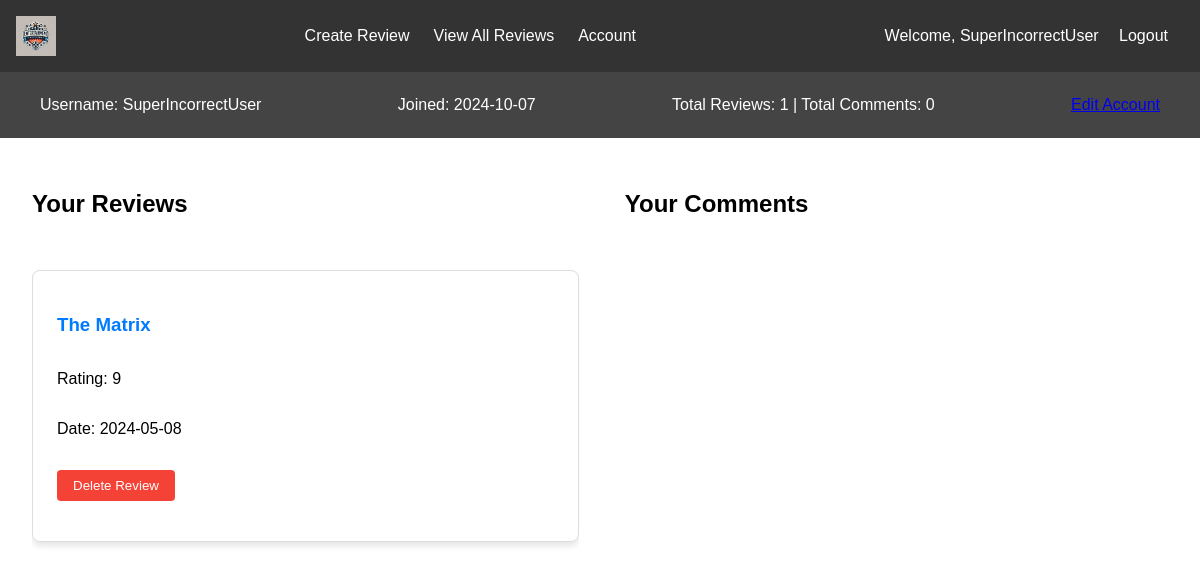
Screenshot of /viewaccount.php (signed in) with the database file from the repository.
### tables this page shows
CREATE TABLE users (
	user_id INT AUTO_INCREMENT PRIMARY KEY,
    username VARCHAR(50) UNIQUE,
    email VARCHAR(50) UNIQUE,
    user_password VARCHAR(255),
    date_joined DATE,
    user_role_id INT
    
);

CREATE TABLE reviews(
	review_id INT AUTO_INCREMENT PRIMARY KEY,
    user_id INT,
    entertainment_id INT,
    rating INT,
    review_text MEDIUMTEXT,
    review_date DATE,
    FOREIGN KEY (user_id) REFERENCES users(user_id) ON DELETE CASCADE,
    FOREIGN KEY (entertainment_id) REFERENCES entertainments(entertainment_id) ON DELETE CASCADE
);

CREATE TABLE entertainments(
	entertainment_id INT AUTO_INCREMENT PRIMARY KEY,
    title VARCHAR(50),
    release_date DATE,
    entertainment_description MEDIUMTEXT,
    entertainment_type_id INT
);

### viewaccount.php (the view, shortened to what this page needs)
<?php
include 'nav.php';
include 'connection.php';
$user_id = $_SESSION['user_id'];
$sql = "SELECT username, email, date_joined FROM Users WHERE user_id = ?";
$stmt = $conn->prepare($sql);
$stmt->bind_param("i", $user_id);
$stmt->execute();
$user_result = $stmt->get_result()->fetch_assoc();
$sql_reviews_count = "SELECT COUNT(*) AS total_reviews FROM Reviews WHERE user_id = ?";
$stmt = $conn->prepare($sql_reviews_count);
$stmt->bind_param("i", $user_id);
$stmt->execute();
$total_reviews = $stmt->get_result()->fetch_assoc()['total_reviews'];
$sql_comments_count = "SELECT COUNT(*) AS total_comments FROM Comments WHERE user_id = ?";
$stmt = $conn->prepare($sql_comments_count);
$stmt->bind_param("i", $user_id);
$stmt->execute();
$total_comments = $stmt->get_result()->fetch_assoc()['total_comments'];
$sql_reviews = "SELECT r.review_id, r.review_text, r.rating, r.review_date, e.title AS entertainment_title
                FROM Reviews r
                JOIN Entertainments e ON r.entertainment_id = e.entertainment_id
                WHERE r.user_id = ?
                ORDER BY r.review_date DESC";
$stmt = $conn->prepare($sql_reviews);
$stmt->bind_param("i", $user_id);
$stmt->execute();
$reviews = $stmt->get_result();
?>
<!DOCTYPE html>
<html lang="en">
<head>
</head>
<body>
    <div class="account-info-bar">
        <div class="account-name">Username: <?php echo htmlspecialchars($user_result['username']); ?></div>
        <div class="account-date">Joined: <?php echo htmlspecialchars($user_result['date_joined']); ?></div>
        <div class="account-stats">
            Total Reviews: <?php echo htmlspecialchars($total_reviews); ?> | Total Comments: <?php echo htmlspecialchars($total_comments); ?>
        </div>
        <div class="edit-account">
            <a href="editaccount.php" class="edit-account-link">Edit Account</a>
        </div>
    </div>
    <div class="content">
        <div class="articles">
            <h2>Your Reviews</h2>
            <?php while ($review = $reviews->fetch_assoc()): ?>
                <div class="article-card">
                    <h3>
                        <a href="review.php?review_id=<?php echo htmlspecialchars($review['review_id']); ?>">
                            <?php echo htmlspecialchars($review['entertainment_title']); ?>
                        </a>
                    </h3>
                    <p>Rating: <?php echo htmlspecialchars($review['rating']); ?></p>
                    <p>Date: <?php echo htmlspecialchars($review['review_date']); ?></p>
                    <form action="deleteactivity.php" method="GET">
                        <button type="submit" class="delete-button">Delete Review</button>
                    </form>
                </div>
            <?php endwhile; ?>
        </div>
        <div class="articles">
            <h2>Your Comments</h2>
        </div>
    </div>
</body>
</html>

### nav.php (style rules this page uses)
body { font-family: Arial, sans-serif; margin: 0; padding: 0; }

### viewaccount.php (style rules this page uses)
body { font-family: Arial, sans-serif; margin: 0; padding: 0; }
.account-info-bar { display: flex; justify-content: space-between; align-items: center; background-color: #444; color: white; padding: 1rem 2rem; }
.account-info-bar div { margin: 0.5rem; }
.content { display: flex; justify-content: space-between; width: 95%; margin: auto; padding: 2rem; gap: 2rem; }
.articles { display: flex; flex-direction: column; gap: 2rem; width: 48%; height: 600px; overflow-y: auto; }
.articles .article-card { border: 1px solid #ddd; border-radius: 8px; padding: 1.5rem; box-shadow: 0px 4px 6px rgba(0, 0, 0, 0.1); min-height: 200px; display: flex; flex-direction: column; justify-content: space-between; }
.article-card a { color: #007bff; text-decoration: none; }
.delete-button { background-color: #f44336; color: white; border: none; padding: 0.5rem 1rem; border-radius: 4px; cursor: pointer; margin-top: 1rem; }

### rows the page displays
users: username "SuperIncorrectUser", date_joined "2024-10-07"
reviews: entertainment.title "The Matrix", rating "9", review_date "2024-05-08"

### other values shown
$_SESSION['username'] "SuperIncorrectUser"
$total_reviews "1"
$total_comments "0"
